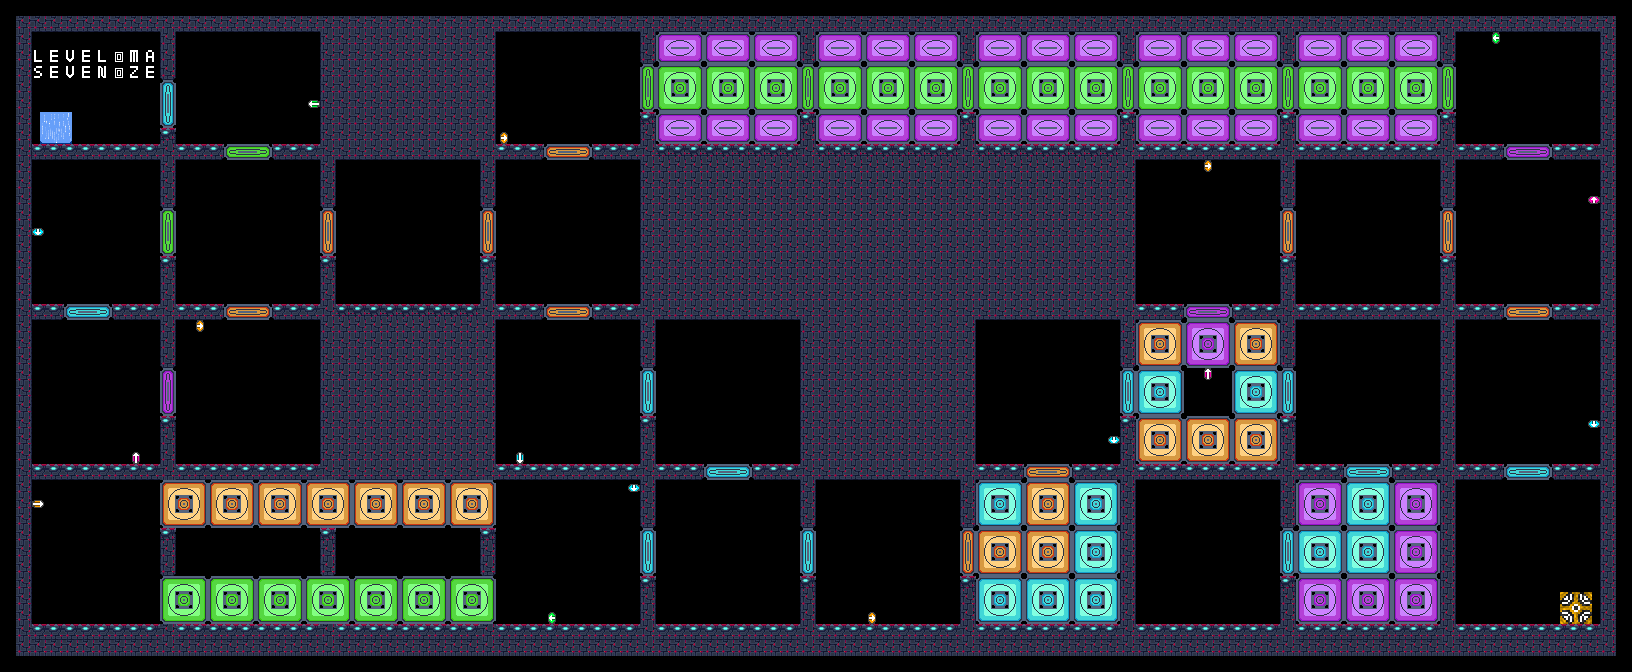

This game map was drawn from its Tiled (.tmx) file and the tilesets committed beside it. A one-line description and the trimmed map source follow:
An orthogonal 102x42 tile map with 16x16 px tiles, 11 tile layers (Gw_orange_open, Gw_green_open, Gw_rose_open, Gw_blue_open, ...), 3 hidden layers not drawn, 11 tilesets and 56 objects (19x right, 19x down, 11x up, 7x left).

<map version="1.10" tiledversion="1.10.2" orientation="orthogonal" renderorder="right-down" width="102" height="42" tilewidth="16" tileheight="16" infinite="0" nextlayerid="22" nextobjectid="60">
 <properties>
  <property name="Name" value="Snail" />
 </properties>
 <tileset firstgid="1" source="../tilesets/01_utilities.tsx" />
 <tileset firstgid="3" source="../tilesets/02_portal.tsx" />
 <tileset firstgid="27" source="../tilesets/03_futuristic_city.tsx" />
 <tileset firstgid="51" source="../tilesets/04_gravity_switch.tsx" />
 <tileset firstgid="67" source="../tilesets/05_gravity_flow.tsx" />
 <tileset firstgid="79" source="../tilesets/06_wall_of_death.tsx" />
 <tileset firstgid="95" source="../tilesets/07_gravity_walls.tsx" />
 <tileset firstgid="143" source="../tilesets/08_gravity_walls_open.tsx" />
 <tileset firstgid="191" source="../tilesets/09_arrow.tsx" />
 <tileset firstgid="195" source="../tilesets/10_alpha.tsx" />
 <tileset firstgid="225" source="../tilesets/11_alpha_key.tsx" />
 <objectgroup id="12" name="gravity_walls" locked="1">
  <object id="19" type="left" x="640" y="64" width="816" height="48" />
  <object id="20" type="up" x="656" y="32" width="784" height="32" />
  <object id="21" type="up" x="656" y="112" width="784" height="32" />
  <object id="22" type="right" x="160" y="480" width="336" height="48" />
  <object id="24" type="left" x="160" y="576" width="336" height="48" />
  <object id="25" type="down" x="976" y="576" width="144" height="48" />
  <object id="26" type="down" x="1072" y="480" width="48" height="96" />
  <object id="27" type="down" x="976" y="480" width="48" height="48" />
  <object id="28" type="up" x="1296" y="576" width="144" height="48" />
  <object id="29" type="up" x="1392" y="480" width="48" height="96" />
  <object id="30" type="up" x="1296" y="480" width="48" height="48" />
  <object id="31" type="right" x="961" y="528" width="111" height="48" />
  <object id="32" type="right" x="1024" y="464" width="48" height="64" />
  <object id="33" type="down" x="1280" y="528" width="111" height="48" />
  <object id="34" type="down" x="1344" y="464" width="48" height="64" />
  <object id="35" type="right" x="1136" y="416" width="144" height="48" />
  <object id="36" type="down" x="1120" y="368" width="64" height="48" />
  <object id="37" type="down" x="1232" y="368" width="64" height="48" />
  <object id="38" type="up" x="1184" y="304" width="48" height="64" />
  <object id="39" type="right" x="1136" y="320" width="48" height="48" />
  <object id="40" type="right" x="1232" y="320" width="48" height="48" />
  <object id="41" type="down" x="160" y="80" width="16" height="48" />
  <object id="42" type="left" x="224" y="144" width="48" height="16" />
  <object id="43" type="left" x="160" y="208" width="16" height="48" />
  <object id="44" type="down" x="64" y="304" width="48" height="16" />
  <object id="45" type="right" x="224" y="304" width="48" height="16" />
  <object id="46" type="up" x="160" y="368" width="16" height="48" />
  <object id="47" type="right" x="320" y="208" width="16" height="48" />
  <object id="48" type="right" x="480" y="208" width="16" height="48" />
  <object id="49" type="right" x="544" y="144" width="48" height="16" />
  <object id="50" type="right" x="544" y="304" width="48" height="16" />
  <object id="51" type="down" x="640" y="368" width="16" height="48" />
  <object id="52" type="down" x="704" y="464" width="48" height="16" />
  <object id="53" type="down" x="640" y="528" width="16" height="48" />
  <object id="54" type="down" x="800" y="528" width="16" height="48" />
  <object id="55" type="right" x="1280" y="208" width="16" height="48" />
  <object id="56" type="right" x="1440" y="208" width="16" height="48" />
  <object id="57" type="up" x="1504" y="144" width="48" height="16" />
  <object id="58" type="right" x="1504" y="304" width="48" height="16" />
  <object id="59" type="down" x="1504" y="464" width="48" height="16" />
 </objectgroup>
 <objectgroup id="9" name="gravity_switch" locked="1">
  <object id="1" type="left" x="308" y="100" width="12" height="8" />
  <object id="2" type="down" x="32" y="228" width="12" height="8" />
  <object id="3" type="right" x="32" y="500" width="12" height="8" />
  <object id="4" type="down" x="628" y="484" width="12" height="8" />
  <object id="5" type="up" x="1588" y="196" width="12" height="8" />
  <object id="6" type="down" x="1588" y="420" width="12" height="8" />
  <object id="7" type="down" x="1108" y="436" width="12" height="8" />
  <object id="9" type="right" x="196" y="320" width="8" height="12" />
  <object id="10" type="up" x="132" y="452" width="8" height="12" />
  <object id="12" type="left" x="548" y="612" width="8" height="12" />
  <object id="13" type="down" x="516" y="452" width="8" height="12" />
  <object id="14" type="right" x="868" y="612" width="8" height="12" />
  <object id="15" type="right" x="500" y="132" width="8" height="12" />
  <object id="16" type="right" x="1204" y="160" width="8" height="12" />
  <object id="17" type="up" x="1204" y="368" width="8" height="12" />
  <object id="18" type="left" x="1492" y="32" width="8" height="12" />
 </objectgroup>
 <layer id="21" name="Gw_orange_open" width="102" height="42" locked="1">
  <data>[4284 cells, 165 non-empty, 12 distinct tile ids]</data>
 </layer>
 <layer id="20" name="Gw_green_open" width="102" height="42" locked="1">
  <data>[4284 cells, 222 non-empty, 12 distinct tile ids]</data>
 </layer>
 <layer id="19" name="Gw_rose_open" width="102" height="42" locked="1">
  <data>[4284 cells, 252 non-empty, 12 distinct tile ids]</data>
 </layer>
 <layer id="18" name="Gw_blue_open" width="102" height="42" locked="1">
  <data>[4284 cells, 132 non-empty, 12 distinct tile ids]</data>
 </layer>
 <layer id="16" name="Gw_orange" width="102" height="42" locked="1">
  <data>[4284 cells, 165 non-empty, 12 distinct tile ids]</data>
 </layer>
 <layer id="15" name="Gw_green" width="102" height="42" locked="1">
  <data>[4284 cells, 222 non-empty, 12 distinct tile ids]</data>
 </layer>
 <layer id="14" name="Gw_rose" width="102" height="42" locked="1">
  <data>[4284 cells, 252 non-empty, 12 distinct tile ids]</data>
 </layer>
 <layer id="13" name="Gw_blue" width="102" height="42" locked="1">
  <data>[4284 cells, 132 non-empty, 12 distinct tile ids]</data>
 </layer>
 <layer id="11" name="Decoration" class="visible" width="102" height="42" visible="0" locked="1">
  <data>[4284 cells, 0 non-empty, 0 distinct tile ids]</data>
 </layer>
 <layer id="10" name="Filling" class="visible" width="102" height="42" locked="1">
  <data>[4284 cells, 688 non-empty, 22 distinct tile ids]</data>
 </layer>
 <layer id="8" name="Collision" width="102" height="42" locked="1">
  <data>[4284 cells, 672 non-empty, 10 distinct tile ids]</data>
 </layer>
 <layer id="5" name="Wall_of_death" width="102" height="42" visible="0" locked="1">
  <data>[4284 cells, 0 non-empty, 0 distinct tile ids]</data>
 </layer>
 <layer id="2" name="Border" width="102" height="42" visible="0" locked="1">
  <data>[4284 cells, 280 non-empty, 1 distinct tile ids]</data>
 </layer>
 <layer id="1" name="IO" width="102" height="42" locked="1">
  <data>[4284 cells, 12 non-empty, 12 distinct tile ids]</data>
 </layer>
</map>
